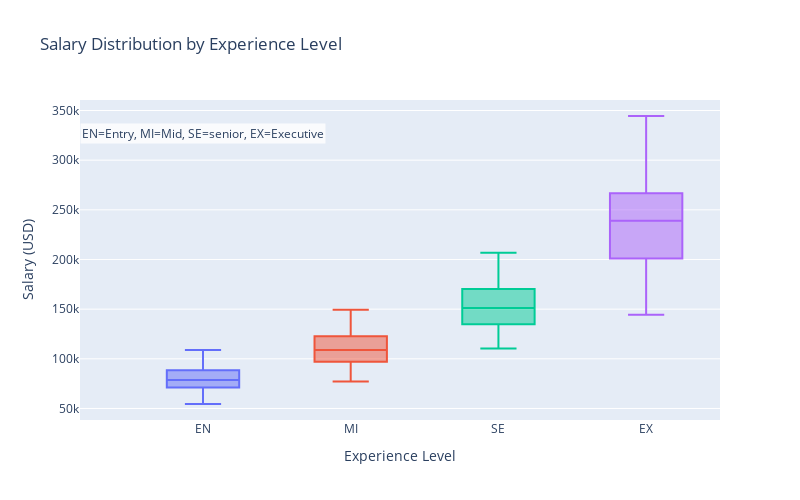

The cell this chart's notebook holds for it:
### Markdown cell above
## 2. Salary by Experience Level

Experience level is a fundamental determinant of compensation in the AI field. This analysis explores the salary progression from Entry to Executive positions, quantifying the financial benefits of career advancement. For STEAMe's platform users, this information helps set realistic salary expectations at different career stages and demonstrates the tangible rewards of professional growth and skill development.

### Code cell
# 2. Salary by Experience Level
fig2 = px.box(
    full_df,
    x="experience_level",
    y="salary_usd",
    color="experience_level",
    title="Salary Distribution by Experience Level",
    labels={"salary_usd": "Salary (USD)", "experience_level": "Experience Level"},
    category_orders={"experience_level": ["EN", "MI", "SE", "EX"]},
    height=500,
    width=800
)
fig2.update_layout(showlegend=False)
fig2.add_annotation(
    x=0, y=full_df["salary_usd"].max()*0.95,
    text="EN=Entry, MI=Mid, SE=senior, EX=Executive",
    showarrow=False,
    bgcolor="rgba(255,255,255,0.8)"
)
fig2.show()

### Figure 1 — Plotly figure (JSON) as saved in the notebook; plotly's stock layout.template omitted (floating-point values rounded to 4 significant figures; data arrays with more than 128 entries replaced by an {"elided": "..."} marker saying what was removed)
{"data": [{"alignmentgroup": "True", "hovertemplate": "Experience Level=%{x}<br>Salary (USD)=%{y}<extra></extra>", "legendgroup": "EN", "marker": {"color": "#636efa"}, "name": "EN", "notched": false, "offsetgroup": "EN", "orientation": "v", "showlegend": true, "type": "box", "x": {"elided": "174 str values"}, "x0": " ", "xaxis": "x", "y": {"elided": "174 int values"}, "y0": " ", "yaxis": "y"}, {"alignmentgroup": "True", "hovertemplate": "Experience Level=%{x}<br>Salary (USD)=%{y}<extra></extra>", "legendgroup": "MI", "marker": {"color": "#EF553B"}, "name": "MI", "notched": false, "offsetgroup": "MI", "orientation": "v", "showlegend": true, "type": "box", "x": {"elided": "184 str values"}, "x0": " ", "xaxis": "x", "y": {"elided": "184 int values"}, "y0": " ", "yaxis": "y"}, {"alignmentgroup": "True", "hovertemplate": "Experience Level=%{x}<br>Salary (USD)=%{y}<extra></extra>", "legendgroup": "SE", "marker": {"color": "#00cc96"}, "name": "SE", "notched": false, "offsetgroup": "SE", "orientation": "v", "showlegend": true, "type": "box", "x": {"elided": "178 str values"}, "x0": " ", "xaxis": "x", "y": {"elided": "178 int values"}, "y0": " ", "yaxis": "y"}, {"alignmentgroup": "True", "hovertemplate": "Experience Level=%{x}<br>Salary (USD)=%{y}<extra></extra>", "legendgroup": "EX", "marker": {"color": "#ab63fa"}, "name": "EX", "notched": false, "offsetgroup": "EX", "orientation": "v", "showlegend": true, "type": "box", "x": {"elided": "188 str values"}, "x0": " ", "xaxis": "x", "y": {"elided": "188 int values"}, "y0": " ", "yaxis": "y"}], "layout": {"annotations": [{"bgcolor": "rgba(255,255,255,0.8)", "showarrow": false, "text": "EN=Entry, MI=Mid, SE=senior, EX=Executive", "x": 0, "y": 327200.0}], "boxmode": "overlay", "height": 500, "legend": {"title": {"text": "Experience Level"}, "tracegroupgap": 0}, "showlegend": false, "title": {"text": "Salary Distribution by Experience Level"}, "width": 800, "xaxis": {"anchor": "y", "categoryarray": ["EN", "MI", "SE", "EX"], "categoryorder": "array", "domain": [0, 1], "title": {"text": "Experience Level"}}, "yaxis": {"anchor": "x", "domain": [0, 1], "title": {"text": "Salary (USD)"}}}}
